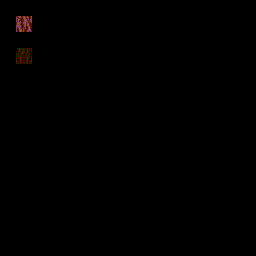

This game map was drawn from its Tiled (.tmx) file and the tilesets committed beside it. A one-line description and the full map source follow:
An orthogonal 16x16 tile map with 16x16 px tiles, 2 tile layers (regions, input_foreground), 4 hidden layers not drawn.

<map version="1.5" tiledversion="1.7.2" orientation="orthogonal" renderorder="right-down" width="16" height="16" tilewidth="16" tileheight="16" infinite="0" nextlayerid="7" nextobjectid="1">
 <tileset firstgid="1" name="foreground_forest" tilewidth="16" tileheight="16" tilecount="270" columns="18">
  <image source="../foreground/forest.png" width="288" height="240" />
 </tileset>
 <layer id="1" name="regions" width="16" height="16">
  <data encoding="csv">
0,0,0,0,0,0,0,0,0,0,0,0,0,0,0,0,
0,57,0,0,0,0,0,0,0,0,0,0,0,0,0,0,
0,0,0,0,0,0,0,0,0,0,0,0,0,0,0,0,
0,57,0,0,0,0,0,0,0,0,0,0,0,0,0,0,
0,0,0,0,0,0,0,0,0,0,0,0,0,0,0,0,
0,0,0,0,0,0,0,0,0,0,0,0,0,0,0,0,
0,0,0,0,0,0,0,0,0,0,0,0,0,0,0,0,
0,0,0,0,0,0,0,0,0,0,0,0,0,0,0,0,
0,0,0,0,0,0,0,0,0,0,0,0,0,0,0,0,
0,0,0,0,0,0,0,0,0,0,0,0,0,0,0,0,
0,0,0,0,0,0,0,0,0,0,0,0,0,0,0,0,
0,0,0,0,0,0,0,0,0,0,0,0,0,0,0,0,
0,0,0,0,0,0,0,0,0,0,0,0,0,0,0,0,
0,0,0,0,0,0,0,0,0,0,0,0,0,0,0,0,
0,0,0,0,0,0,0,0,0,0,0,0,0,0,0,0,
0,0,0,0,0,0,0,0,0,0,0,0,0,0,0,0
</data>
 </layer>
 <layer id="2" name="input_foreground" width="16" height="16">
  <data encoding="csv">
0,0,0,0,0,0,0,0,0,0,0,0,0,0,0,0,
0,252,0,0,0,0,0,0,0,0,0,0,0,0,0,0,
0,0,0,0,0,0,0,0,0,0,0,0,0,0,0,0,
0,216,0,0,0,0,0,0,0,0,0,0,0,0,0,0,
0,0,0,0,0,0,0,0,0,0,0,0,0,0,0,0,
0,0,0,0,0,0,0,0,0,0,0,0,0,0,0,0,
0,0,0,0,0,0,0,0,0,0,0,0,0,0,0,0,
0,0,0,0,0,0,0,0,0,0,0,0,0,0,0,0,
0,0,0,0,0,0,0,0,0,0,0,0,0,0,0,0,
0,0,0,0,0,0,0,0,0,0,0,0,0,0,0,0,
0,0,0,0,0,0,0,0,0,0,0,0,0,0,0,0,
0,0,0,0,0,0,0,0,0,0,0,0,0,0,0,0,
0,0,0,0,0,0,0,0,0,0,0,0,0,0,0,0,
0,0,0,0,0,0,0,0,0,0,0,0,0,0,0,0,
0,0,0,0,0,0,0,0,0,0,0,0,0,0,0,0,
0,0,0,0,0,0,0,0,0,0,0,0,0,0,0,0
</data>
 </layer>
 <layer id="3" name="output1_foreground" width="16" height="16" visible="0">
  <data encoding="csv">
0,0,0,0,0,0,0,0,0,0,0,0,0,0,0,0,
0,252,0,0,0,0,0,0,0,0,0,0,0,0,0,0,
0,0,0,0,0,0,0,0,0,0,0,0,0,0,0,0,
0,216,0,0,0,0,0,0,0,0,0,0,0,0,0,0,
0,0,0,0,0,0,0,0,0,0,0,0,0,0,0,0,
0,0,0,0,0,0,0,0,0,0,0,0,0,0,0,0,
0,0,0,0,0,0,0,0,0,0,0,0,0,0,0,0,
0,0,0,0,0,0,0,0,0,0,0,0,0,0,0,0,
0,0,0,0,0,0,0,0,0,0,0,0,0,0,0,0,
0,0,0,0,0,0,0,0,0,0,0,0,0,0,0,0,
0,0,0,0,0,0,0,0,0,0,0,0,0,0,0,0,
0,0,0,0,0,0,0,0,0,0,0,0,0,0,0,0,
0,0,0,0,0,0,0,0,0,0,0,0,0,0,0,0,
0,0,0,0,0,0,0,0,0,0,0,0,0,0,0,0,
0,0,0,0,0,0,0,0,0,0,0,0,0,0,0,0,
0,0,0,0,0,0,0,0,0,0,0,0,0,0,0,0
</data>
 </layer>
 <layer id="4" name="output2_foreground" width="16" height="16" visible="0">
  <data encoding="csv">
0,0,0,0,0,0,0,0,0,0,0,0,0,0,0,0,
0,234,0,0,0,0,0,0,0,0,0,0,0,0,0,0,
0,0,0,0,0,0,0,0,0,0,0,0,0,0,0,0,
0,198,0,0,0,0,0,0,0,0,0,0,0,0,0,0,
0,0,0,0,0,0,0,0,0,0,0,0,0,0,0,0,
0,0,0,0,0,0,0,0,0,0,0,0,0,0,0,0,
0,0,0,0,0,0,0,0,0,0,0,0,0,0,0,0,
0,0,0,0,0,0,0,0,0,0,0,0,0,0,0,0,
0,0,0,0,0,0,0,0,0,0,0,0,0,0,0,0,
0,0,0,0,0,0,0,0,0,0,0,0,0,0,0,0,
0,0,0,0,0,0,0,0,0,0,0,0,0,0,0,0,
0,0,0,0,0,0,0,0,0,0,0,0,0,0,0,0,
0,0,0,0,0,0,0,0,0,0,0,0,0,0,0,0,
0,0,0,0,0,0,0,0,0,0,0,0,0,0,0,0,
0,0,0,0,0,0,0,0,0,0,0,0,0,0,0,0,
0,0,0,0,0,0,0,0,0,0,0,0,0,0,0,0
</data>
 </layer>
 <layer id="5" name="output3_foreground" width="16" height="16" visible="0">
  <data encoding="csv">
0,0,0,0,0,0,0,0,0,0,0,0,0,0,0,0,
0,233,0,0,0,0,0,0,0,0,0,0,0,0,0,0,
0,0,0,0,0,0,0,0,0,0,0,0,0,0,0,0,
0,197,0,0,0,0,0,0,0,0,0,0,0,0,0,0,
0,0,0,0,0,0,0,0,0,0,0,0,0,0,0,0,
0,0,0,0,0,0,0,0,0,0,0,0,0,0,0,0,
0,0,0,0,0,0,0,0,0,0,0,0,0,0,0,0,
0,0,0,0,0,0,0,0,0,0,0,0,0,0,0,0,
0,0,0,0,0,0,0,0,0,0,0,0,0,0,0,0,
0,0,0,0,0,0,0,0,0,0,0,0,0,0,0,0,
0,0,0,0,0,0,0,0,0,0,0,0,0,0,0,0,
0,0,0,0,0,0,0,0,0,0,0,0,0,0,0,0,
0,0,0,0,0,0,0,0,0,0,0,0,0,0,0,0,
0,0,0,0,0,0,0,0,0,0,0,0,0,0,0,0,
0,0,0,0,0,0,0,0,0,0,0,0,0,0,0,0,
0,0,0,0,0,0,0,0,0,0,0,0,0,0,0,0
</data>
 </layer>
 <layer id="6" name="output4_foreground" width="16" height="16" visible="0">
  <data encoding="csv">
0,0,0,0,0,0,0,0,0,0,0,0,0,0,0,0,
0,253,0,0,0,0,0,0,0,0,0,0,0,0,0,0,
0,0,0,0,0,0,0,0,0,0,0,0,0,0,0,0,
0,215,0,0,0,0,0,0,0,0,0,0,0,0,0,0,
0,0,0,0,0,0,0,0,0,0,0,0,0,0,0,0,
0,0,0,0,0,0,0,0,0,0,0,0,0,0,0,0,
0,0,0,0,0,0,0,0,0,0,0,0,0,0,0,0,
0,0,0,0,0,0,0,0,0,0,0,0,0,0,0,0,
0,0,0,0,0,0,0,0,0,0,0,0,0,0,0,0,
0,0,0,0,0,0,0,0,0,0,0,0,0,0,0,0,
0,0,0,0,0,0,0,0,0,0,0,0,0,0,0,0,
0,0,0,0,0,0,0,0,0,0,0,0,0,0,0,0,
0,0,0,0,0,0,0,0,0,0,0,0,0,0,0,0,
0,0,0,0,0,0,0,0,0,0,0,0,0,0,0,0,
0,0,0,0,0,0,0,0,0,0,0,0,0,0,0,0,
0,0,0,0,0,0,0,0,0,0,0,0,0,0,0,0
</data>
 </layer>
</map>
